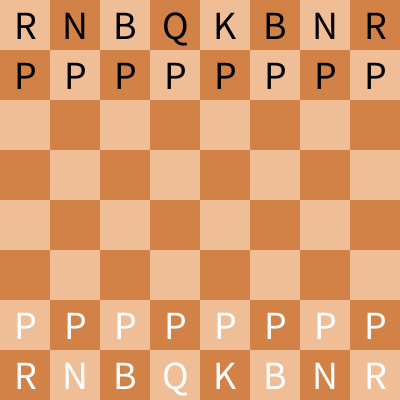
Frame 1 (no input)
Frame 60 (the mouse pressed at the canvas centre just before this capture): identical to frame 1, image omitted
Frame 120 (the mouse held since frame 60 and released just before this capture): identical to frame 1, image omitted

The Processing sketch that drew this single still picture (run headless with seeded random() and noise(); from frame 60 on, the mouse is pressed at the canvas centre):

// Processing sketch: chess_simple
// ── chess_simple.pde
int x0,y0, x1,y1;  //選択した駒の座標(x0,y0)、移動先の駒の座標(x1,y1)
int p0, q0, p1, q1;  //prev move, for en passant
int bw, side;  //手番の色(1なら白、-1なら黒)、一辺の長さ
boolean gameOver, check, promote;
int wKing=6, wQueen=5, wRook=4, wBishop=3, wKnight=2, wPawn=1;
int bKing=-6, bQueen=-5, bRook=-4, bBishop=-3, bKnight=-2, bPawn=-1;
boolean wRookMoved1, wRookMoved2;  //白のキャスリング用
boolean bRookMoved1, bRookMoved2;  //黒のキャスリング用
int board[][] = new int[10][10];

void setup() {
  size(400, 400);
  side=height/8;
  
  noStroke();
  textAlign(CENTER,CENTER);
  
  startPosition();
  showBoard();
}

void draw() {
  if (gameOver) {
    fill(0, 255, 0);
    if (check) text("CHECKMATE", width/2, height/2);
    else text("STALEMATE", width/2, height/2);
  }
}

void mousePressed() {
  //最初からやり直し
  if (gameOver) {startPosition();  showBoard();}
  
  if (promote) {
    int x = floor(mouseX/(width/4));
    
    if(x==0){board[x1][y1] = -5*bw;}  //Queen
    if(x==1){board[x1][y1] = -4*bw;}  //Rook
    if(x==2){board[x1][y1] = -3*bw;}  //Bishop
    if(x==3){board[x1][y1] = -2*bw;}  //Knight
    
    promote = false;
    
    check = false;
    if (Check()) {check = true;}  //king under attack
    if (mate()) {gameOver = true;}  //no legal moves
    
    showBoard();
  }
  else {  //プロモーション画面ではない時、駒を選択
    x1 = floor(mouseX/side +1); //各マスの左上の座標を定義
    y1 = floor(mouseY/side +1); //floor()で小数点以下切り捨て
    
    y1=9-y1;  //白が下段の時
    
    if (validMove(x0,y0, x1,y1) && !inCheck(x0,y0, x1,y1)) {
      check = false;  //stop showing check
      print(nf(bw,2) +": " +x0 +"," +y0 +"->" +x1 +"," +y1 +";   ");
      movePiece(x0,y0, x1,y1, true);  //move piece
      showBoard();
    }
    else {  //一度目のクリックで駒を選ぶ
      x0 = x1;
      y0 = y1;
      showBoard();
    }
  }
}

//初期設定
void startPosition() {
  //global variables
  y0=x0=y1=x1=-1;
  p0=q1=p1=q1=-1;
  bw = 1;
  gameOver = false;
  wRookMoved1 = wRookMoved2 = false;
  bRookMoved1 = bRookMoved2 = false;
  check = false;
  promote = false;
  
  //駒の配置
  for (int i=0; i<=9; i++){
    for (int j=0; j<=9; j++) {
      if(i==0||j==0||i==9||j==9) {board[i][j]=3;}  //外縁は3
      
      else if(j==2){board[i][j]=1;}  //wPawn
      else if(j==1){
        if(i==2||i==7){board[i][j]=2;}
        else if(i==3||i==6){board[i][j]=3;}
        else if(i==1||i==8){board[i][j]=4;}
        else if(i==4){board[i][j]=5;}
        else if(i==5){board[i][j]=6;}
      }
      
      else if(j==7){board[i][j]=-1;}  //bPawn
      else if(j==8){
        if(i==2||i==7){board[i][j]=-2;}
        else if(i==3||i==6){board[i][j]=-3;}
        else if(i==1||i==8){board[i][j]=-4;}
        else if(i==4){board[i][j]=-5;}
        else if(i==5){board[i][j]=-6;}
      }
      
      else {board[i][j]=0;}  //空のマスは0
    }
  }
}

//盤面の描画
void showBoard() {
  //盤面(背景とグリッド)を描画
  background(230, 170, 120);
  noStroke();
  rectMode(CORNER);
  for (int i=1; i<=8; i++){
    for (int j=1; j<=8; j++) {
      if ((i+j)%2 == 0) fill(240, 190, 150);  //ベージュ
      //if ((i+j)%2 == 0) fill(250, 210, 170);  //ベージュ
      else {fill(210, 130, 70);}  //茶色
      rect((i-1)*side, (j-1)*side, side, side);
    }
  }

  //駒を描画
  textSize(0.8*side);
  textAlign(CENTER,CENTER);
  for (int i=1; i<=8; i++){
    for (int j=1; j<=8; j++) { 
      //駒の描画
      if(1<=board[i][j] && board[i][j]<=6){
        fill(255);
        if(board[i][j]==wKing){text("K",i*side -side/2, (9-j)*side -side/2);}
        else if(board[i][j]==wQueen){text("Q",i*side -side/2, (9-j)*side -side/2);}
        else if(board[i][j]==wRook){text("R",i*side -side/2, (9-j)*side -side/2);}
        else if(board[i][j]==wBishop){text("B",i*side -side/2, (9-j)*side -side/2);}
        else if(board[i][j]==wKnight){text("N",i*side -side/2, (9-j)*side -side/2);}
        else if(board[i][j]==wPawn){text("P",i*side -side/2, (9-j)*side -side/2);}
      }
      
      if(-6<=board[i][j] && board[i][j]<=-1){
        fill(0);
        if(board[i][j]==bKing){text("K",i*side -side/2, (9-j)*side -side/2);}
        else if(board[i][j]==bQueen){text("Q",i*side -side/2, (9-j)*side -side/2);}
        else if(board[i][j]==bRook){text("R",i*side -side/2, (9-j)*side -side/2);}
        else if(board[i][j]==bBishop){text("B",i*side -side/2, (9-j)*side -side/2);}
        else if(board[i][j]==bKnight){text("N",i*side -side/2, (9-j)*side -side/2);}
        else if(board[i][j]==bPawn){text("P",i*side -side/2, (9-j)*side -side/2);}
      }
      
      //選択した駒の強調
      noStroke();
      if (i==x0 && j==y0 && board[i][j]!=0) {  //選択中のマス
        fill(255, 0, 0, 100);
        rect((i-1)*side, (8-j)*side, side, side);
      }
      else if (validMove(x0,y0, i,j) && !inCheck(x0,y0, i,j)) {  //動ける先のマスを強調
        if(bw==-1){fill(0, 0, 0, 200);}
        else if(bw==1){fill(255, 255, 255, 200);}
        ellipse((i-1)*side +side/2, (8-j)*side +side/2, side/3, side/3);
      }
    }
    
    //
    if (check && !gameOver && !promote) {
      fill(0, 255, 0);
      text("CHECK", width/2, height/2);
    }
  }
    
  //ポーンが成る時の選択画面
  if (promote && !gameOver) {
    fill(0,127,127, 200);
    rect(0, 0, 8*side, 8*side);
    
    stroke(2);
    line(2*side, 0, 2*side, 8*side);
    line(4*side, 0, 4*side, 8*side);
    line(6*side, 0, 6*side, 8*side);
    
    fill(0);
    text("Q", 1.0*side, 4.0*side);
    text("R", 3.0*side, 4.0*side);
    text("B", 5.0*side, 4.0*side);
    text("N", 7.0*side, 4.0*side);//*/
  }
}

boolean validMove(int i0, int j0, int i1, int j1) {
  if(i0<1||8<i0 || j0<1||8<j0 || i1<1||8<i1 || j1<1||8<j1){return false;}  //盤外には指せない
  if(board[i0][j0]==0){return false;}  //空マスからは指せない
  
  //成らない時のポーン
  if (board[i0][j0]==bw && !promote) {
    if (i1==i0 && j1==j0+bw && board[i0][j0+bw]==0) {return true;}  //1マス進む
    if (i1==i0 && j1==j0+2*bw && (j0==2||j0==7) && //(bw==1&&j0==7 || bw==-1&&j0==2) &&
        board[i0][j0+bw]==0 && board[i0][j0+2*bw]==0) {return true;}  //2マス進む
    
    if (abs(i1-i0)==1 && j1==j0+bw && -6<=board[i1][j1]*bw &&
        board[i1][j1]*bw<=-1) {return true;} //斜め前の相手駒を取る
    
    if ((bw==1&&j0==5 || bw==-1&&j0==4) && board[p1][q1]==-bw &&
        q1==q0-2*bw && (p1-i0)*(i1-i0)==1 && j1==j0+bw) {return true;}  //アンパッサン
  }
  
  //ナイト
  else if (board[i0][j0] == 2*bw) {
    if (abs((i1-i0)*(j1-j0))==2 && !(1<=board[i1][j1]*bw && board[i1][j1]*bw<=6)) {return true;}
  }
  
  //ビショップ
  else if (board[i0][j0] == 3*bw) { 
    if (possible(i0, j0, i1, j1, 1, 1)) {return true;}
    if (possible(i0, j0, i1, j1, 1, -1)) {return true;}
    if (possible(i0, j0, i1, j1, -1, 1)) {return true;}
    if (possible(i0, j0, i1, j1, -1, -1)) {return true;}
  }
  
  //ルック
  else if (board[i0][j0] == 4*bw) {
    if (possible(i0, j0, i1, j1, 0, 1)) {return true;}
    if (possible(i0, j0, i1, j1, 0, -1)) {return true;}
    if (possible(i0, j0, i1, j1, 1, 0)) {return true;}
    if (possible(i0, j0, i1, j1, -1, 0)) {return true;}
  }
  
  //クイーン
  else if (board[i0][j0] == 5*bw) {
    if (possible(i0, j0, i1, j1, 1, 1)) {return true;}
    if (possible(i0, j0, i1, j1, -1, 1)) {return true;}
    if (possible(i0, j0, i1, j1, 1, -1)) {return true;}
    if (possible(i0, j0, i1, j1, -1, -1)) {return true;}
    if (possible(i0, j0, i1, j1, 0, 1)) {return true;}
    if (possible(i0, j0, i1, j1, 0, -1)) {return true;}
    if (possible(i0, j0, i1, j1, 1, 0)) {return true;}
    if (possible(i0, j0, i1, j1, -1, 0)) {return true;}
  }
  
  //キング
  else if (board[i0][j0] == 6*bw) {
    if (abs(i0-i1)<=1 && abs(j0-j1)<=1 &&
        !(1<=board[i1][j1]*bw && board[i1][j1]*bw<=6)) {return true;}  //move
    
    //白のキャスリング
    if (board[i0][j0] == wKing && !check) {
      if (wRookMoved1==false && board[2][1]==0 && board[3][1]==0 && board[4][1]==0 &&  //クイーンサイド
          i1==3 && j1==1 && board[1][1]==wRook && !inCheck(i0, j0, 4, 1)) {return true;}
      if (wRookMoved2==false && board[6][1]==0 && board[7][1]==0 &&  //キングサイド
          i1==7 && j1==1 && board[8][1]==wRook && !inCheck(i0, j0, 6, 1)) {return true;}
    }
    
    //黒のキャスリング
    if (board[i0][j0] == bKing && !check) {
      if (bRookMoved1==false && board[2][8]==0 && board[3][8]==0 && board[4][8]==0 &&  //クイーンサイド
          i1==3 && j1==8 && board[1][8]==bRook && !inCheck(i0, j0, 4, 8)) {return true;}
      if (bRookMoved2==false && board[6][8]==0 && board[7][8]==0 &&  //キングサイド
          i1==7 && j1==8 && board[8][8]==bRook && !inCheck(i0, j0, 6, 8)) {return true;}
    }
  }
  
  return false;
}

boolean possible(int i0, int j0, int i1, int j1, int di, int dj) {
  int i=i0+di, j=j0+dj;
  
  while (1<=i&&i<=8 && 1<=j&&j<=8) {
    if (1<=board[i][j]*bw && board[i][j]*bw<=6) {return false;}  //自分の駒があれば指せない
    if (-6<=board[i][j]*bw && board[i][j]*bw<=-1) {  //相手の駒がある時
      if (i==i1 && j==j1){return true;}  //駒を取れるなら指せる
      else{return false;}  //駒を取れないなら指せない
    }
    
    if (i==i1 && j==j1){return true;}  //(i0,j0)から(i1,j1)まで駒が無ければ指せる
    i+=di; j+=dj;  //次のマスに移動
  }
  
  return false;
}

void movePiece(int i0, int j0, int i1, int j1, boolean update) {
  if (update) {p0=i0;  q0=j0;  p1=i1;  q1=j1;}  //setup prev move for en passant
  
  //Pawn
  if (board[i0][j0] == wPawn) {
    if (j1==8 && update) {promote = true;}  //駒が成る時
    else if (abs(i1-i0)==1 && j1==6 && board[i1][j1]==0) {board[i1][j1-1]=0;}  //アンパッサン
  } 
  else if (board[i0][j0] == bPawn) {
    if (j1==1 && update) {promote = true;}
    else if (abs(i1-i0)==1 && j1==3 && board[i1][j1]==0) {board[i1][j1+1]=0;}
  }
  
  //castle
  else if (board[i0][j0] == wKing) {
    if (wRookMoved1==false && i1==3) {  //クイーン側のRook
      board[1][1] = 0;
      board[4][1] = wRook;
    }
    else if (wRookMoved2==false && i1==7) {  //キング側のRook
      board[8][1] = 0;
      board[6][1] = wRook;
    }
    
    if (update){wRookMoved1=true;  wRookMoved2=true;}  //Kingが動いたことを記録
  }
  else if (board[i0][j0] == bKing) {
    if (bRookMoved1==false && i1==3) {  //クイーン側のRook
      board[1][8] = 0;
      board[4][8] = bRook;
    }
    else if (bRookMoved2==false && i1==7) {  //キング側のRook
      board[8][8] = 0;
      board[6][8] = bRook;
    }
    
    if (update){bRookMoved1=true;  bRookMoved2=true;}  //Kingが動いたことを記録
  }
  
  //Rookが動いたことを記録
  else if (board[i0][j0]==wRook && update) {
    if (wRookMoved1==false && i0==1) {wRookMoved1=true;}
    if (wRookMoved2==false && i0==8) {wRookMoved2=true;}
  } 
  else if (board[i0][j0]==bRook && update) {
    if (bRookMoved1==false && i0==1) {bRookMoved1=true;}
    if (bRookMoved2==false && i0==8) {bRookMoved2=true;}
  }
  
  board[i1][j1] = board[i0][j0];  //move piece
  board[i0][j0] = 0;  //remove original piece
  
  if (update) {
    bw = -bw;
    if (Check()) {check = true;}  //king under attack
    if (mate()) {gameOver = true;}  //no legal moves
  }
}

//自分のキングがチェックされてるか判定
boolean Check() {
  for (int i=1; i<=8; i++) {
    for (int j=1; j<=8; j++) {
      //kingに向かって指す手
      if (board[i][j]*bw==6) {
        for (int k=1; k<=8; k++) {
          for (int l=1; l<=8; l++) {
            bw = -bw;
            if (validMove(k,l, i,j)) {bw = -bw;  return true;}  //相手の手番で考える
            bw = -bw;
          }
        }
      }
    }
  }
  
  return false;
}

//自分が指した後、キングがチェックされてるか判定
boolean inCheck(int i0, int j0, int i1, int j1) {
  int[][] tmpBoard = new int[10][10];
  for (int i=1; i<=8; i++){
    for (int j=1; j<=8; j++) {
      tmpBoard[i][j] = board[i][j];  //一時保存
    }
  }
  
  movePiece(i0, j0, i1, j1, false);
  if (Check()) {
    for (int i=1; i<=8; i++){
      for (int j=1; j<=8; j++) {
        board[i][j] = tmpBoard[i][j];  //戻す
      }
    }
    return true;
  }
  
  for (int i=1; i<=8; i++){
    for (int j=1; j<=8; j++) {
      board[i][j] = tmpBoard[i][j];  //戻す
    }
  }
  
  return false;
}

boolean mate() {  //no valid moves
  for (int k=1; k<=8; k++) {
    for (int l=1; l<=8; l++) {
      for (int i=1; i<=8; i++) {
        for (int j=1; j<=8; j++) {
          if (validMove(k,l, i,j) && !inCheck(k,l, i,j)) return false;
        }
      }
    }
  }
  
  return true;
}
